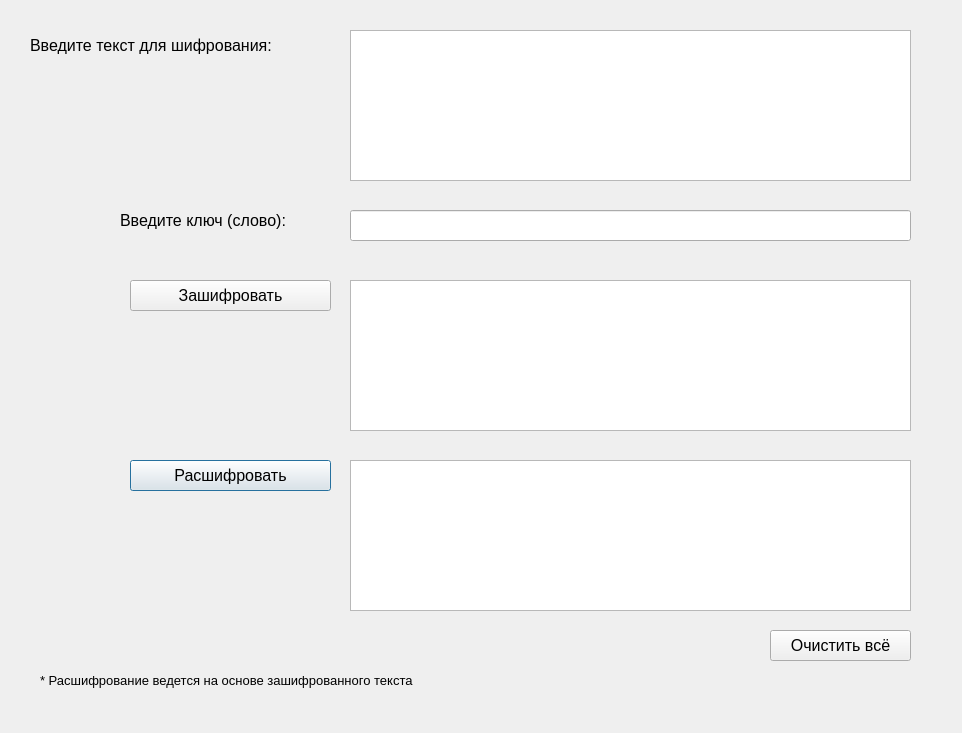
<?xml version="1.0" encoding="UTF-8"?>
<ui version="4.0">
 <class>Dialog7</class>
 <widget class="QDialog" name="Dialog7">
  <property name="geometry">
   <rect>
    <x>0</x>
    <y>0</y>
    <width>962</width>
    <height>733</height>
   </rect>
  </property>
  <property name="minimumSize">
   <size>
    <width>962</width>
    <height>733</height>
   </size>
  </property>
  <property name="maximumSize">
   <size>
    <width>962</width>
    <height>733</height>
   </size>
  </property>
  <property name="windowTitle">
   <string>Шифр Плейфера</string>
  </property>
  <widget class="QLabel" name="label_2">
   <property name="geometry">
    <rect>
     <x>30</x>
     <y>30</y>
     <width>301</width>
     <height>31</height>
    </rect>
   </property>
   <property name="font">
    <font>
     <family>Arial</family>
     <pointsize>12</pointsize>
    </font>
   </property>
   <property name="text">
    <string>Введите текст для шифрования:</string>
   </property>
  </widget>
  <widget class="QPushButton" name="but_decr">
   <property name="geometry">
    <rect>
     <x>130</x>
     <y>460</y>
     <width>201</width>
     <height>31</height>
    </rect>
   </property>
   <property name="font">
    <font>
     <family>Arial</family>
     <pointsize>12</pointsize>
    </font>
   </property>
   <property name="text">
    <string>Расшифровать</string>
   </property>
  </widget>
  <widget class="QLabel" name="label">
   <property name="geometry">
    <rect>
     <x>120</x>
     <y>200</y>
     <width>211</width>
     <height>41</height>
    </rect>
   </property>
   <property name="font">
    <font>
     <family>Arial</family>
     <pointsize>12</pointsize>
    </font>
   </property>
   <property name="text">
    <string>Введите ключ (слово):</string>
   </property>
  </widget>
  <widget class="QPlainTextEdit" name="rez_decr">
   <property name="geometry">
    <rect>
     <x>350</x>
     <y>460</y>
     <width>561</width>
     <height>151</height>
    </rect>
   </property>
   <property name="font">
    <font>
     <family>Arial</family>
     <pointsize>12</pointsize>
    </font>
   </property>
   <property name="readOnly">
    <bool>true</bool>
   </property>
  </widget>
  <widget class="QPlainTextEdit" name="slova">
   <property name="geometry">
    <rect>
     <x>350</x>
     <y>30</y>
     <width>561</width>
     <height>151</height>
    </rect>
   </property>
   <property name="font">
    <font>
     <family>Arial</family>
     <pointsize>12</pointsize>
    </font>
   </property>
  </widget>
  <widget class="QLineEdit" name="key">
   <property name="geometry">
    <rect>
     <x>350</x>
     <y>210</y>
     <width>561</width>
     <height>31</height>
    </rect>
   </property>
   <property name="font">
    <font>
     <family>Arial</family>
     <pointsize>12</pointsize>
    </font>
   </property>
  </widget>
  <widget class="QPushButton" name="but_encr">
   <property name="geometry">
    <rect>
     <x>130</x>
     <y>280</y>
     <width>201</width>
     <height>31</height>
    </rect>
   </property>
   <property name="font">
    <font>
     <family>Arial</family>
     <pointsize>12</pointsize>
    </font>
   </property>
   <property name="text">
    <string>Зашифровать</string>
   </property>
  </widget>
  <widget class="QPushButton" name="but_clear">
   <property name="geometry">
    <rect>
     <x>770</x>
     <y>630</y>
     <width>141</width>
     <height>31</height>
    </rect>
   </property>
   <property name="font">
    <font>
     <family>Arial</family>
     <pointsize>12</pointsize>
    </font>
   </property>
   <property name="text">
    <string>Очистить всё</string>
   </property>
  </widget>
  <widget class="QPlainTextEdit" name="rez_encr">
   <property name="enabled">
    <bool>true</bool>
   </property>
   <property name="geometry">
    <rect>
     <x>350</x>
     <y>280</y>
     <width>561</width>
     <height>151</height>
    </rect>
   </property>
   <property name="font">
    <font>
     <family>Arial</family>
     <pointsize>12</pointsize>
    </font>
   </property>
   <property name="readOnly">
    <bool>true</bool>
   </property>
  </widget>
  <widget class="QLabel" name="label_3">
   <property name="geometry">
    <rect>
     <x>40</x>
     <y>660</y>
     <width>481</width>
     <height>41</height>
    </rect>
   </property>
   <property name="font">
    <font>
     <family>Arial</family>
     <pointsize>10</pointsize>
    </font>
   </property>
   <property name="text">
    <string>* Расшифрование ведется на основе зашифрованного текста</string>
   </property>
  </widget>
 </widget>
 <resources/>
 <connections/>
</ui>
